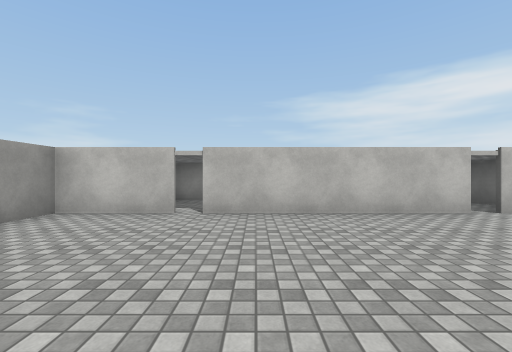
View 1 (above)

14 first-person views from a walk through a scene from a Unity 3-D project. The camera is 1.3 m above the floor, looks level and sees 90° across. Doors are open. The floor is counted in squares, 2 m on a side. Each view is taken from the middle of a square. On the plan, view 1 faces up. The plan holds only what a view shows up to about 9 squares ahead; the rest is blank. The player is left out. Surface patterns are stand-ins for the level's own textures.

View 2
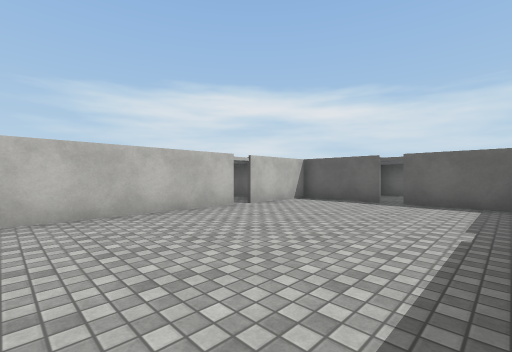

View 3
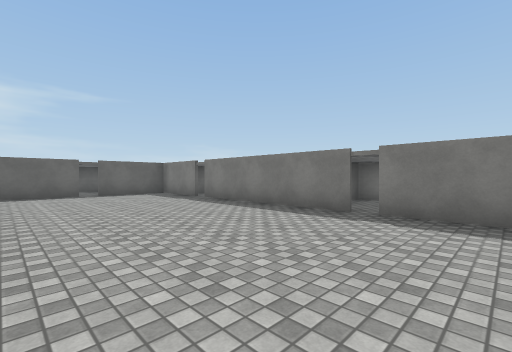

View 4
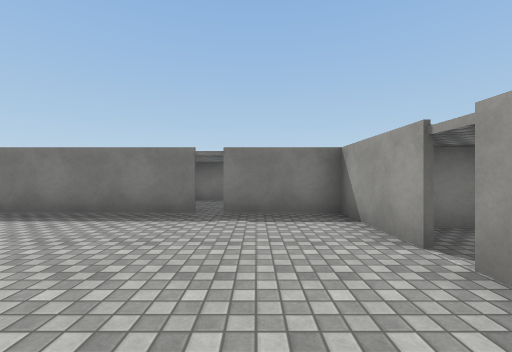

View 5
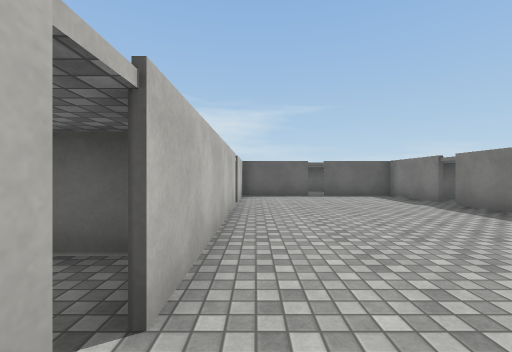

View 6
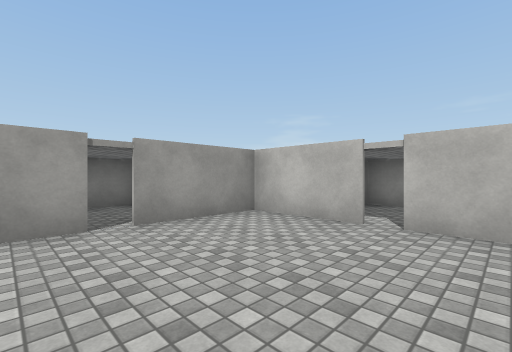

View 7
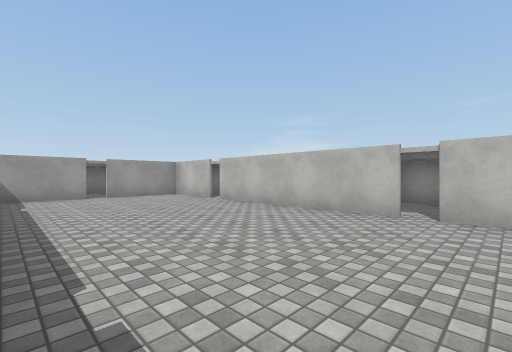

View 8
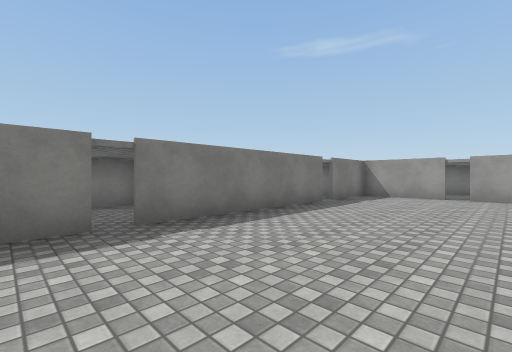

View 9
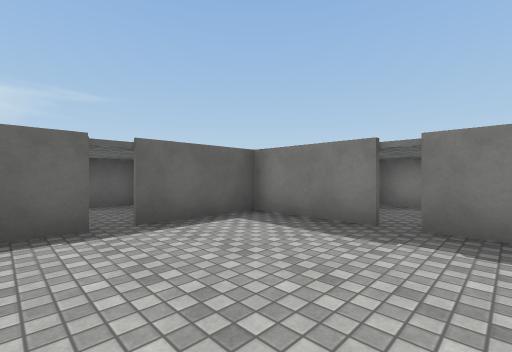

View 10
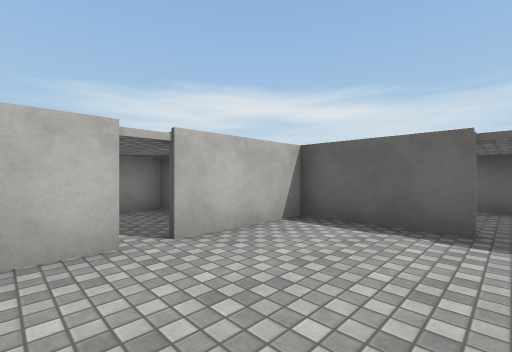

View 11
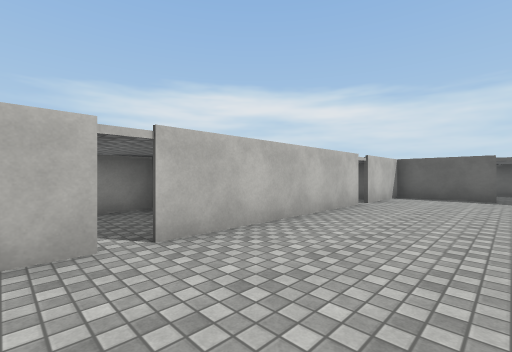

View 12
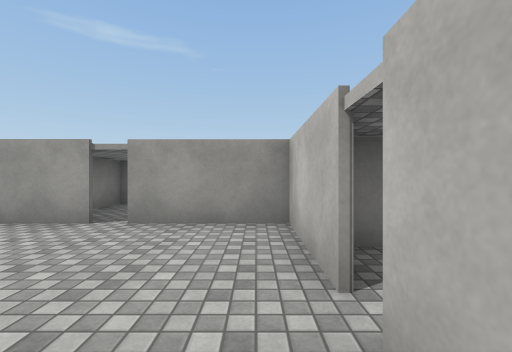

View 13
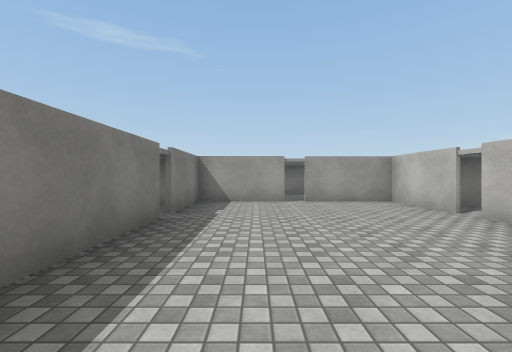

View 14
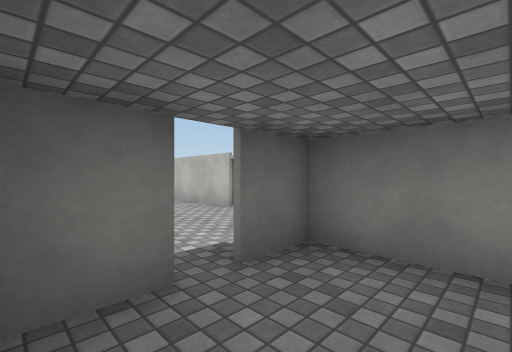

### Floor plan
Ten units are one square. View 1 is at (0, 0); x grows to the right and y downward. Boxes are objects, and circles mark ways between rooms. Rooms are numbered by the first view taken in them; rooms with no view inside come last. Other rooms are left out.
<svg viewBox="-40 -75 135 85">
<path fill="none" stroke="#000" d="M38 -45 -10 -45M41 5 65 5 65 -18M-10 5 38 5M-14 -45 -35 -45 -35 -21M65 -22 65 -45 42 -45M-35 -18 -35 5 -14 5M80 -32 66 -32 66 -22M66 -18 66 -10M90 -9 90 -31M53 -49 53 -70 30 -70M1 -50 1 -70 -23 -70 -23 -49"/>
<circle cx="65" cy="-20" r="3" fill="#2a7"/>
<circle cx="40" cy="-45" r="3" fill="#2a7"/>
<circle cx="-10" cy="-45" r="3" fill="#2a7"/>
<text x="20" y="-20">1</text>
<text x="80" y="-20">2</text>
<text x="40" y="-60">3</text>
<text x="-10" y="-60">4</text>
</svg>
Room 1 opens to room 2. Room 1 opens to room 3. Room 1 opens to room 4.

Where each view was taken, in squares from view 1:
view 1: 0 up, 0 right, facing up
view 2: 0 up, 0 right, facing up-right
view 3: 4 up, 3 left, facing down-right
view 4: 4 up, 2 left, facing down
view 5: 4 up, 2 left, facing right
view 6: 1 up, 0 right, facing up-left
view 7: 0 up, 5 right, facing up-left
view 8: 3 up, 5 right, facing down-left
view 9: 3 up, 3 right, facing down-right
view 10: 2 up, 3 right, facing up-right
view 11: 2 up, 2 left, facing up-right
view 12: 4 up, 0 right, facing left
view 13: 1 up, 3 right, facing left
view 14: 1 up, 8 right, facing up-left
